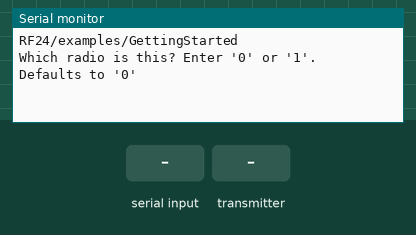
A sketch run on a simulated ESP32-S3. On the bench: the last lines printed to the serial monitor. Inputs (shaded band) come from the test bench. No radio packets arrive unless stated.

Above: at 0.8 s.
0.9 s: "90,45\n" received over Serial
At 1.4 s:
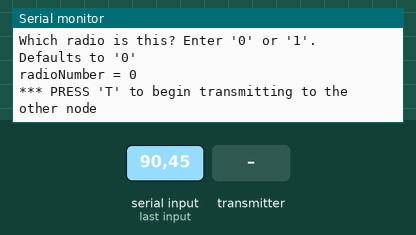
2.4 s: the transmitter starts sending payload = 0
At 2.47 s:
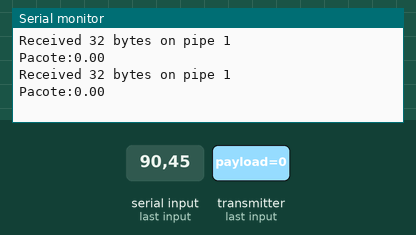
3.9 s: "T90\n" received over Serial
At 4.4 s:
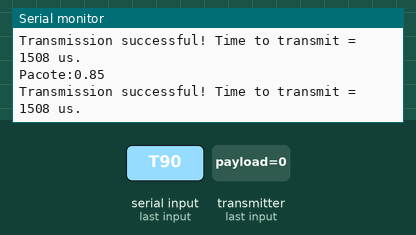
5.4 s: "R90\n" received over Serial
Timing chart, 0 to 7.9 s (numbered marks = the images above; inputs shaded):
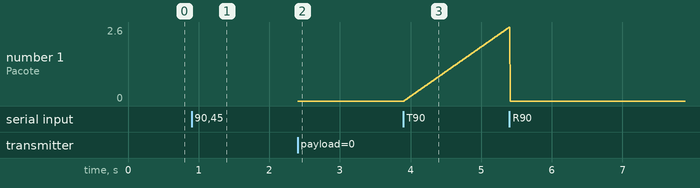

The sketch:

Arduino.ino
```cpp
#include <SPI.h>
#include "printf.h"
#include "nRF24L01.h"
#include "RF24.h"

#define CE_PIN 7
#define CS_PIN 8

// instantiate an object for the nRF24L01 transceiver
RF24 radio(CE_PIN, CS_PIN);

// Let these addresses be used for the pair
uint8_t address[][6] = {"1Node", "2Node"};
// It is very helpful to think of an address as a path instead of as
// an identifying device destination

// to use different addresses on a pair of radios, we need a variable to
// uniquely identify which address this radio will use to transmit
// 0 uses address[0] to transmit, 1 uses address[1] to transmit
bool radioNumber = 1;

// Used to control whether this node is sending or receiving
// true = TX role, false = RX role
bool role = false;

// For this example, we'll be using a payload containing
// a single float number that will be incremented
// on every successful transmission
float payload = 0.0;

void setup() {
  pinMode(CS_PIN, OUTPUT);

  Serial.begin(115200);
  while (!Serial) {
    // some boards need to wait to ensure access to serial over USB
  }

  // initialize the transceiver on the SPI bus
  if (!radio.begin()) {
    Serial.println(F("radio hardware is not responding!!"));
    // hold in infinite loop
    while (1) {}
  }

  // print example's introductory prompt
  Serial.println(F("RF24/examples/GettingStarted"));

  // To set the radioNumber via the Serial monitor on startup
  Serial.println(F("Which radio is this? Enter '0' or '1'. Defaults to '0'"));
  while (!Serial.available()) {
    // wait for user input
  }
  char input = Serial.parseInt();
  radioNumber = input == 1;
  Serial.print(F("radioNumber = "));
  Serial.println((int)radioNumber);

  // role variable is hardcoded to RX behavior, inform the user of this
  Serial.println(F("*** PRESS 'T' to begin transmitting to the other node"));

  // Set the PA Level low to try preventing power supply related problems
  // because these examples are likely run with nodes in close proximity to
  // each other.
  // RF24_PA_MAX is default.
  radio.setPALevel(RF24_PA_LOW);

  // save on transmission time by setting the radio to only transmit the
  // number of bytes we need to transmit a float
  // float datatype occupies 4 bytes
  radio.setPayloadSize(sizeof(payload));

  // set the TX address of the RX node into the TX pipe
  // always uses pipe 0
  radio.openWritingPipe(address[radioNumber]);

  // set the RX address of the TX node into a RX pipe
  // using pipe 1
  radio.openReadingPipe(1, address[!radioNumber]);

  // additional setup specific to the node's role
  if (role) {
    // put radio in TX mode
    radio.stopListening();
  } else {
    // put radio in RX mode
    radio.startListening();
  }
}

void loop() {

  if (role) {
    // This device is a TX node

    unsigned long start_timer = micros();                    // start the timer
    bool report = radio.write(&payload, sizeof(float));      // transmit & save the report
    unsigned long end_timer = micros();                      // end the timer

    if (report) {
      Serial.print(F("Transmission successful! "));          // payload was delivered
      Serial.print(F("Time to transmit = "));
      Serial.print(end_timer - start_timer);                 // print the timer result
      Serial.println(F(" us."));

      Serial.println("Pacote:" + String(payload));           // print payload sent
      payload += 0.01;                                       // increment float payload
    } else {
      Serial.println(F("Transmission failed or timed out")); // payload was not delivered
    }

  } else {
    // This device is a RX node
    uint8_t pipe;
    if (radio.available(&pipe)) {             // is there a payload? get the pipe number that recieved it
      uint8_t bytes = radio.getPayloadSize(); // get the size of the payload
      radio.read(&payload, bytes);            // fetch payload from FIFO
      Serial.print(F("Received "));
      Serial.print(bytes);                    // print the size of the payload
      Serial.print(F(" bytes on pipe "));
      Serial.println(pipe);                   // print the pipe number

      Serial.print(F("Pacote:"));
      Serial.println(payload);                // print the payload's value
    }
  }

  if (Serial.available()) {
    // change the role via the serial monitor

    char c = toupper(Serial.read());
    if (c == 'T' && !role) {
      // Become the TX node

      role = true;
      Serial.println(F("*** CHANGING TO TRANSMIT ROLE -- PRESS 'R' TO SWITCH BACK"));
      radio.stopListening();

    } else if (c == 'R' && role) {
      // Become the RX node

      role = false;
      Serial.println(F("*** CHANGING TO RECEIVE ROLE -- PRESS 'T' TO SWITCH BACK"));
      radio.startListening();
    }
  }
}
```

Measured:
- after the input at 0.9 s, the serial monitor: prints a new line at once (image 1)
- after the input at 2.4 s, the serial monitor: prints a new line at once (image 2)
- after the input at 3.9 s, the serial monitor: prints a new line at once (image 3)
- plotted number 1: 0 → 2.59 after the input at 3.9 s
